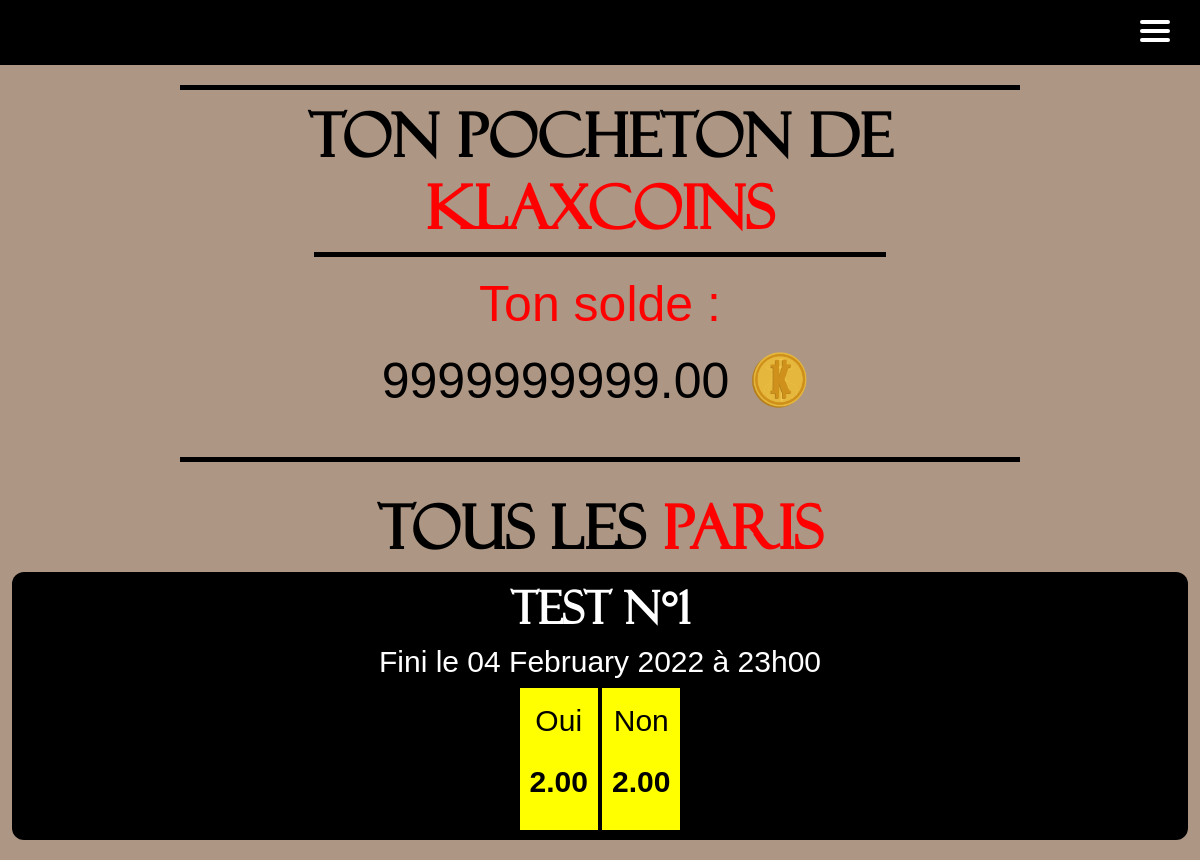
/home_betKlax/betKlax/ (signed in), run on an earlier commit of the app's database.
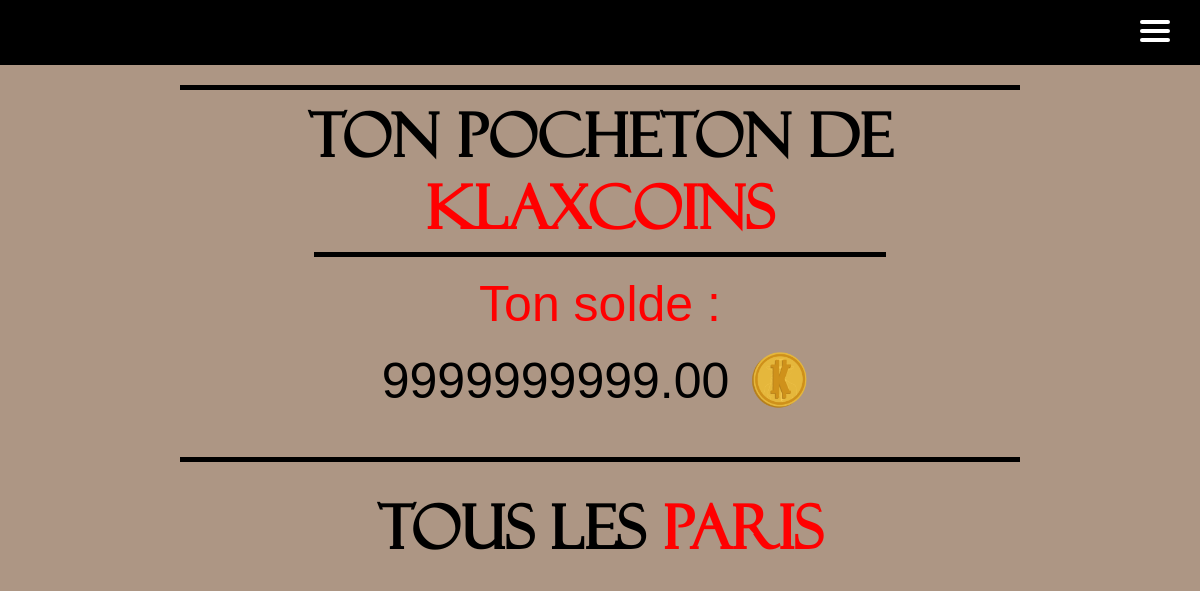
And on a later commit of the database.
### main_app/models.py (models this page shows)
class User(AbstractUser):
    id = models.AutoField(primary_key=True, unique=True)
    first_name = models.CharField(max_length=30)
    last_name = models.CharField(max_length=30)
    username = models.CharField(max_length=20, unique=True)
    email = models.EmailField(unique=True, default="@enssat.fr")
    SECTOR = (
        ('INFO', 'Informatique'),
        ('PHOT', 'Photonique'),
        ('SNUM', 'Systèmes numériques'),
        ('IMR', 'IMR')
    )
    sector = models.CharField(max_length=4, choices=SECTOR, blank=True, help_text='Donne moi ta filière bro')
    created = models.DateTimeField(auto_now_add=True)
    updated = models.DateTimeField(auto_now=True)
    klax_coins = models.DecimalField(max_digits=12, decimal_places=2, default=100.00)
    activate = models.BooleanField(default=False)
    from_list = models.BooleanField(default=False)
    USERNAME_FIELD = 'email'
    REQUIRED_FIELDS = ['username']

class Bets(models.Model):
    id = models.AutoField(primary_key=True, unique=True)
    bet_name = models.CharField(max_length=256, unique=True)
    win_rate = models.DecimalField(max_digits=4, decimal_places=2, default=2.00)
    win_vote = models.IntegerField(default=0)
    win_gains = models.DecimalField(max_digits=12, decimal_places=2, default=1.00)
    win_name = models.CharField(max_length=128, null=False, default="Oui")
    lose_rate = models.DecimalField(max_digits=4, decimal_places=2, default=2.00)
    lose_vote = models.IntegerField(default=0)
    lose_gains = models.DecimalField(max_digits=12, decimal_places=2, default=1.00)
    lose_name = models.CharField(max_length=128, null=False, default="Non")
    created = models.DateTimeField(auto_now_add=True)
    ended = models.DateTimeField(help_text='YYYY-MM-DD HH:MM:SS')
    visible = models.BooleanField(default=False)
    closed_bet = models.BooleanField(default=False)
    RESULT = (
        ('W', 'Win'),
        ('L', 'Lose')
    )
    result = models.CharField(max_length=1, choices=RESULT, blank=False)

### main_app/views.py (the view)
# urls.py: path("home_betKlax/betKlax/", views.betKlax, name="betKlax"),
def betKlax(request):
    try:
        bets_done = StoreBets.objects.filter(user_id_id=request.user.id, closed_bet=False)
        bet = []
        for b in bets_done:
            bet.append(b.bet_id_id)
        bets = Bets.objects.exclude(id__in=bet).order_by("-id")
        user = User.objects.get(pk=request.user.id)
    except User.DoesNotExist:
        bets = Bets.objects.all()
        user = None
    return render(request, 'bets/betKlax.html', {'bets': bets, 'user': user})

### templates/bets/betKlax.html (shortened to what this page needs)
{% extends 'main.html' %}
{% block content %}
{% load static %}
{% load bootstrap5 %}
{% bootstrap_css %}
{% include 'nav.html' %}
{% if user %}
    <div class="container-fluid" id="wallet">
        <h1>Ton pocheton de <span>Klaxcoins</span></h1>
          {% if user.klax_coins > 0 %}
              <div>
                  <p><span>Ton solde : </span>{{ user.klax_coins }} <img class="img-fluid" height="75" width="75" src="{% static 'klax_or.png' %}" alt=""/></p>
              </div>
          {% else %}
              <div>
                  <p><span>Time to soudoyer</span> car là tu n'as aucun <img class="img-fluid" height="75" width="75" src="{% static 'klax_or.png' %}" alt=""/> à parier</p>
              </div>
          {% endif %}
    </div>
{% endif %}
<div class="container-fluid" id="betklax-pages">
    <h1 style="text-align: center; margin-top:20px">Tous les <span>paris</span></h1>
    {% for bet in bets %}
        {% if bet.visible %}
            <div class="div-du-bet">
                <h3>{{ bet.bet_name }}</h3>
                <h5>Fini le {{bet.ended | date:"d"}} {{bet.ended  | date:"F"}} {{bet.ended  | date:"o"}} à {{bet.ended | date:"H"}}h{{bet.ended | date:"i"}}</h5>
                {% if request.user.is_authenticated and not bet.closed_bet and not bet.result %}
                    <a class="button_rate" href="{% url "makeBetW" bet.id %}" id="makeBetW{{ bet.id }}">
                        <p id="label">{{ bet.win_name }}</p>
                        <p id="rate">{{ bet.win_rate }}</p>
                    </a>
                    <a class="button_rate" href="{% url "makeBetL" bet.id %}" id="makeBetL{{ bet.id }}">
                        <p id="label">{{ bet.lose_name }}</p>
                        <p id="rate">{{ bet.lose_rate }}</p>
                    </a>
                {% endif %}
            </div>
        {% endif %}
    {% endfor %}
</div>
{% endblock %}

### templates/main.html (shortened to what this page needs)
<!DOCTYPE html>
{% load static %}
{% load bootstrap5 %}
<html>
{% bootstrap_css %}
<head>
    <link rel="stylesheet" href="{% static 'styles/style.css' %}" />
</head>
<body>
    {% block content %}
    {% endblock %}
</body>
</html>

### templates/nav.html (shortened to what this page needs)
{% extends 'main.html' %}
{% load static %}
{% block content %}
<nav class="nav">
  <div class="container">
      <span class="navTrigger">
          <i></i>
          <i></i>
          <i></i>
      </span>
  </div>
</nav>
{% endblock %}

### static/styles/style.css (style rules this page uses)
body { background-color: #ad9684; color: black; }
* { cursor:url(https://i.ibb.co/2Whsx1h/klaxicon-5.png) 25 15, auto; }
#wallet { font-size: 60px; text-align: center; color: black; font-weight:normal; font-style:normal; padding-top: 10px; padding-bottom: 10px; margin: 20px auto 30px; width: 70%; border-top: 5px solid black; border-bottom: 5px solid black; }
#wallet h1 { font-size: 60px; text-align: center; font-family: 'Felixti', Arial, sans-serif; font-weight: bold; }
#wallet p { font-size: 50px; text-align: center; font-family: 'LinBiolinum', Arial, sans-serif; color: black; font-weight:normal; margin-bottom: 10px; font-style:normal; padding-top: 10px; padding-bottom: 10px; margin-left: auto; margin-right: auto; width: 70%; border-top: 5px solid black; }
#wallet span { color: red; }
#wallet img { margin-bottom: 10px; }
#betklax-pages { margin-top: 20px; }
#betklax-pages h1 { font-size: 60px; text-align: center; font-family: 'Felixti', Arial, sans-serif; font-weight: bold; }
#betklax-pages span { color: red; }
.nav { width: 100%; height: 65px; position: relative; line-height: 65px; text-align: center; font-family: 'Corleone', Arial, sans-serif; font-weight:normal; font-style:normal; background-color: #000000; }
.navTrigger { display: none; }
.nav { -webkit-transition: all 0.4s ease; transition: all 0.4s ease; }
@media screen and (max-width:1400px) { .navTrigger { display: block; } }
.navTrigger { cursor: pointer; width: 30px; height: 25px; margin: auto; position: absolute; right: 30px; top: 0; bottom: 0; }
.navTrigger i { background-color: #FFF; border-radius: 2px; content: ''; display: block; width: 100%; height: 4px; }
.navTrigger i:nth-child(1) { -webkit-animation: outT 0.8s backwards; animation: outT 0.8s backwards; -webkit-animation-direction: reverse; animation-direction: reverse; }
.navTrigger i:nth-child(2) { margin: 5px 0; -webkit-animation: outM 0.8s backwards; animation: outM 0.8s backwards; -webkit-animation-direction: reverse; animation-direction: reverse; }
.navTrigger i:nth-child(3) { -webkit-animation: outBtm 0.8s backwards; animation: outBtm 0.8s backwards; -webkit-animation-direction: reverse; animation-direction: reverse; }

What changed in the data, as far as the page shows it:
removed Bets: bet_name "Test n°1", ended "04", ended "February", ended "2022", ended "23", ended "00", win_name "Oui", win_rate "2.00", lose_name "Non", lose_rate "2.00"
